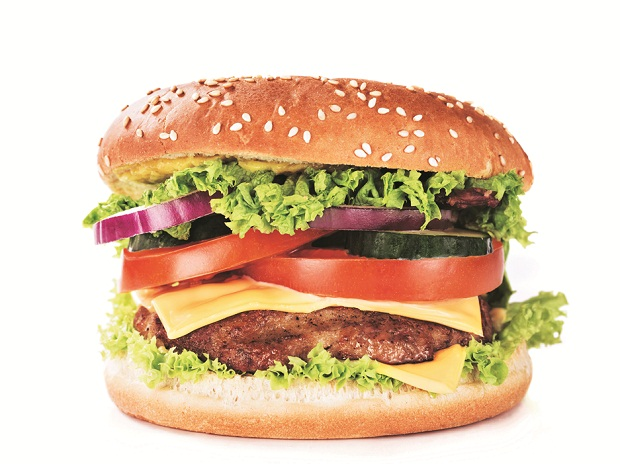
#> input picture Burger/1499971250-5032.jpg, 620 x 464 px, found by its file name; its folder holds only this picture in this run
$ jupyter execute --allow-errors ML_Minor_Project_.ipynb
#> lines starting #> are read from the running program, lines starting #| are printed output that depends on the picture
#> `img_data = skimage.io.imread(os.path.join(path,img),as_gray=True)`:
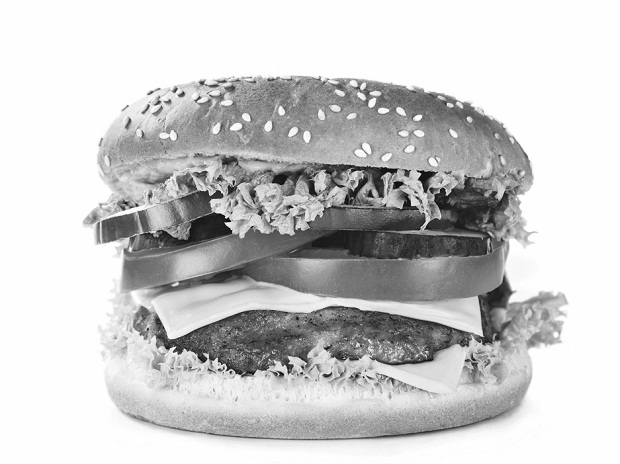
#> img_data: shape (464, 620) float64; min 0.0134, max 1, mean 0.798
#> `img_resized_data = resize(img_data,(150,150))`:
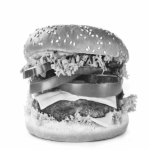
#> img_resized_data: shape (150, 150) float64; min 0.0909, max 1, mean 0.798
# Importing Necessary Libraries

[cell 1]
import pandas as pd
import seaborn as sns
import matplotlib.pyplot as plt
import numpy as np
import os
import random as rd
from sklearn.linear_model import LogisticRegression
from sklearn.svm import SVC
from sklearn.tree import DecisionTreeClassifier
from sklearn.ensemble import RandomForestClassifier
from sklearn.neighbors import KNeighborsClassifier
from sklearn.metrics import accuracy_score,classification_report,confusion_matrix
from sklearn.model_selection import train_test_split,GridSearchCV
import skimage.io
from skimage.transform import resize

# Reading Pictures from Folder and storing Image Data, Flattened Data and Target in lists

[cell 2]
datadir="/content/"
food_list=["Burger","Pizza Slice"]
target=[]
flat_data=[]
image_data=[]

#> (the rest of this cell did not finish here and is left out)

# Displaying One Random Photo

#> (a cell that did not finish here is left out)

# Checking variables for training and changing to Numpy Arrray for faster calculation

[cell 4]
print(len(flat_data),"\n",flat_data)
#> (printed output is left out)

[cell 5]
print(len(target),"\n",target)

[cell 6]
flat_data = np.array(flat_data)
target = np.array(target)

[cell 7]
print(type(flat_data),type(target))
#| <class 'numpy.ndarray'> <class 'numpy.ndarray'>

# Encoding Target Data Values

[cell 8]
encoded_target=[]
ec=0
for i in range(0,len(target)-1):
    if(target[i]==target[i+1]):
        encoded_target.append(ec)
        continue
    else:
        encoded_target.append(ec)
        ec+=1
encoded_target.append(ec)

[cell 9]
print(len(target),len(encoded_target),sep=",")
print("\n",encoded_target)

# Displaying all data for Model Training in a Dataframe

[cell 10]
Model_Data=pd.DataFrame(flat_data)
#> Model_Data = table of 1 rows and 22500 columns
Model_Data["Food"]=encoded_target
Model_Data
#> Out = table of 1 rows and 22501 columns
